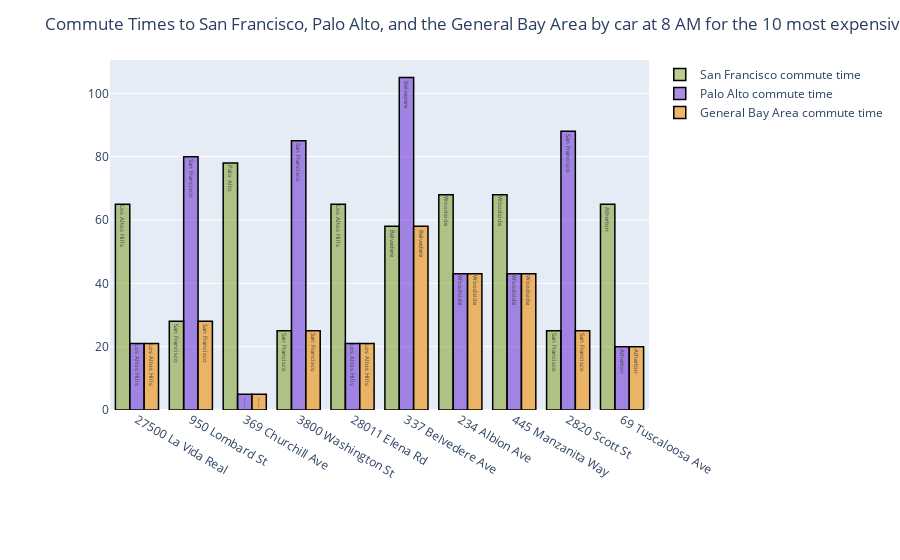

The cell this chart's notebook holds for it:
### Markdown cell above
### Question 3: How do commute times by car at 8 AM to San Francisco, Palo Alto, and the general Bay Area compare for the 10 most expensive houses?

### Code cell
configure_plotly_browser_state()

# Gets the 10 most expensive houses.
top10_prices_df = housing.sort_values(by="Price", ascending=False).head(10)

# Trace 1: San Francisco commute time. 
trace1 = go.Bar(
                x = top10_prices_df.Address,
                y = top10_prices_df["SF time"],
                name = "San Francisco commute time",
                marker = dict(color = 'rgba(123, 153, 23, 0.5)',
                             line=dict(color='rgb(0,0,0)',width=1.5)),
                text = top10_prices_df.City)

# Trace 2: Palo Alto commute time.
trace2 = go.Bar(
                x = top10_prices_df.Address,
                y = top10_prices_df["PA time"],
                name = "Palo Alto commute time",
                marker = dict(color = 'rgba(94, 29, 211, 0.5)',
                             line=dict(color='rgb(0,0,0)',width=1.5)),
                text = top10_prices_df.City)

# Trace 3: General Bay Area commute time.
trace3 = go.Bar(
                x = top10_prices_df.Address,
                y = top10_prices_df["Commute time"],
                name = "General Bay Area commute time",
                marker = dict(color = 'rgba(235, 166, 67, 0.8)',
                             line=dict(color='rgb(0,0,0)',width=1.5)),
                text = top10_prices_df.City)

data = [trace1, trace2, trace3]
layout = go.Layout(title = 'Commute Times to San Francisco, Palo Alto, and the General Bay Area by car at 8 AM for the 10 most expensive houses',
                   barmode = "group", 
                   margin=dict(r=200, l=110, b=150, t=60))
fig = go.Figure(data = data, layout = layout)
iplot(fig)

### Figure 1 — Plotly figure (JSON) as saved in the notebook; plotly's stock layout.template omitted (floating-point values rounded to 4 significant figures)
{"data": [{"marker": {"color": "rgba(123, 153, 23, 0.5)", "line": {"color": "rgb(0,0,0)", "width": 1.5}}, "name": "San Francisco commute time", "text": ["Los Altos Hills", "San Francisco", "Palo Alto", "San Francisco", "Los Altos Hills", "Belvedere", "Woodside", "Woodside", "San Francisco", "Atherton"], "x": ["27500 La Vida Real", "950 Lombard St", "369 Churchill Ave", "3800 Washington St", "28011 Elena Rd", "337 Belvedere Ave", "234 Albion Ave", "445 Manzanita Way", "2820 Scott St", "69 Tuscaloosa Ave"], "y": [65, 28, 78, 25, 65, 58, 68, 68, 25, 65], "type": "bar"}, {"marker": {"color": "rgba(94, 29, 211, 0.5)", "line": {"color": "rgb(0,0,0)", "width": 1.5}}, "name": "Palo Alto commute time", "text": ["Los Altos Hills", "San Francisco", "Palo Alto", "San Francisco", "Los Altos Hills", "Belvedere", "Woodside", "Woodside", "San Francisco", "Atherton"], "x": ["27500 La Vida Real", "950 Lombard St", "369 Churchill Ave", "3800 Washington St", "28011 Elena Rd", "337 Belvedere Ave", "234 Albion Ave", "445 Manzanita Way", "2820 Scott St", "69 Tuscaloosa Ave"], "y": [21, 80, 5, 85, 21, 105, 43, 43, 88, 20], "type": "bar"}, {"marker": {"color": "rgba(235, 166, 67, 0.8)", "line": {"color": "rgb(0,0,0)", "width": 1.5}}, "name": "General Bay Area commute time", "text": ["Los Altos Hills", "San Francisco", "Palo Alto", "San Francisco", "Los Altos Hills", "Belvedere", "Woodside", "Woodside", "San Francisco", "Atherton"], "x": ["27500 La Vida Real", "950 Lombard St", "369 Churchill Ave", "3800 Washington St", "28011 Elena Rd", "337 Belvedere Ave", "234 Albion Ave", "445 Manzanita Way", "2820 Scott St", "69 Tuscaloosa Ave"], "y": [21, 28, 5, 25, 21, 58, 43, 43, 25, 20], "type": "bar"}], "layout": {"barmode": "group", "margin": {"b": 150, "l": 110, "r": 200, "t": 60}, "title": {"text": "Commute Times to San Francisco, Palo Alto, and the General Bay Area by car at 8 AM for the 10 most expensive houses"}}}
